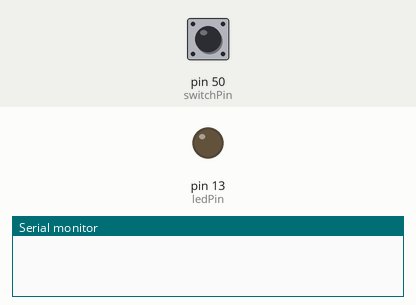
Simulated run of this sketch. Board: Arduino Mega 2560, built with avr-gcc and run on an emulated ATmega2560. Parts: output pins drawn as LEDs (lit = HIGH), the last lines printed to the serial monitor. Inputs (shaded band) come from the test bench; at power-on: pin 50 (switchPin) LOW.

Above: at 1.2 s.
1.3 s: pin 50 (switchPin) pulled HIGH for 0.15 s
At 1.37 s:
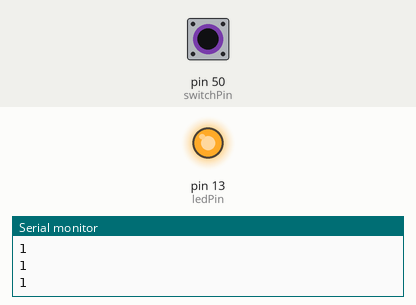
2.9 s: pin 50 (switchPin) pulled HIGH for 3.2 s
At 6.6 s:
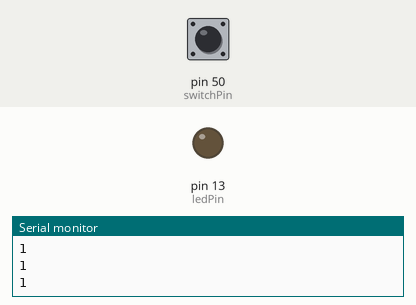
Timing chart, 0 to 8.1 s (numbered marks = the images above; inputs shaded):
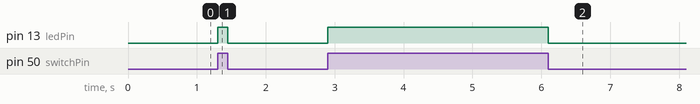

Measured:
- after the input at 1.3 s, pin 13 (ledPin): LOW → HIGH at once, → LOW 0.15 s later
- after the input at 2.9 s, pin 13 (ledPin): LOW → HIGH at once, → LOW 3.2 s later

The sketch:

led_and_button_simple.ino
```cpp
int ledPin = 13;
int switchPin = 50;

void setup() {
  // put your setup code here, to run once:
 pinMode(ledPin, OUTPUT);
 pinMode(switchPin, INPUT);
 Serial.begin(9600);

}

void loop() {

 if ( digitalRead(switchPin) == HIGH ) {
   Serial.println(digitalRead(switchPin));
   digitalWrite(ledPin, HIGH);
 }
 else {
  digitalWrite(ledPin,LOW);
 }
}
```
